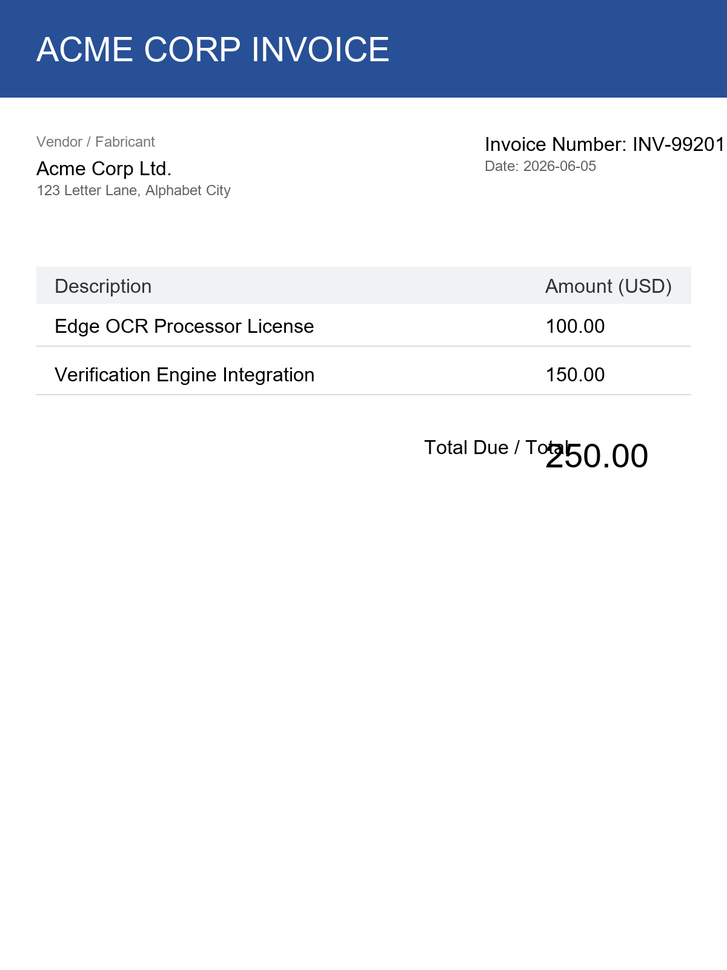
#> input picture invoice_test.png, 727 x 970 px, shrunk from 1200 x 1600 before the run
$ python -i seal_stage.py   (imports and definitions only)
#> lines starting #> are read from the running program, lines starting #| are printed output that depends on the picture; after the words box and inside, x2 and y2 are one past the last pixel; in counts of white or black regions, pixels touching at a corner belong together
"""Stamp/seal extraction stage (F12, P4.3, Documentation/10 §3).

Classical chroma-outlier detector: stamps are red/blue/violet INK on
otherwise low-saturation documents. HSV gates isolate saturated colored
pixels far from the page's dominant hue; morphological close bridges the
ring gaps; contours above a size floor become seal candidates with masks.

Layout-model `seal` boxes union in when available (flag-future); this tier
is model-free and honest: a black-and-white page yields NOTHING.

Emits geometry + mask only (crop PNGs are the caller's concern — the stage
never touches disk).
"""

from __future__ import annotations

from dataclasses import dataclass

import cv2
import numpy as np

# Saturation floor: page paper/print sits < ~40; stamp ink well above.
MIN_SATURATION = 70
# Value floor: exclude near-black print (black text is saturation-low anyway,
# but JPEG noise makes dark pixels hue-unstable).
MIN_VALUE = 60
# A seal must cover at least this fraction of the page area…
MIN_AREA_FRAC = 0.0004
# …and at most this (a fully-tinted page is a colored FORM, not a stamp).
MAX_AREA_FRAC = 0.25
# Hue windows (OpenCV H∈[0,180)): red wraps; blue/violet contiguous.
RED_LO_1, RED_HI_1 = 0, 12
RED_LO_2, RED_HI_2 = 168, 180
BLUE_LO, BLUE_HI = 90, 150


@dataclass
class SealCandidate:
    box: tuple[float, float, float, float]     # normalized [x, y, w, h]
    dominant_hue: str                           # 'red' | 'blue'
    ink_frac: float                             # colored fraction inside box
    mask: np.ndarray                            # uint8 0/255, box-local


def detect_seals(rgb: np.ndarray) -> list[SealCandidate]:
    """Detect stamp/seal candidates on an RGB uint8 page array."""
    h, w = rgb.shape[:2]
#> h = 970; w = 727
    if h < 32 or w < 32:
        return []
    hsv = cv2.cvtColor(rgb, cv2.COLOR_RGB2HSV)
#> hsv: shape (970, 727, 3); mean H, S, V 14.7, 18.2, 241.9
    hch, sch, vch = hsv[..., 0], hsv[..., 1], hsv[..., 2]
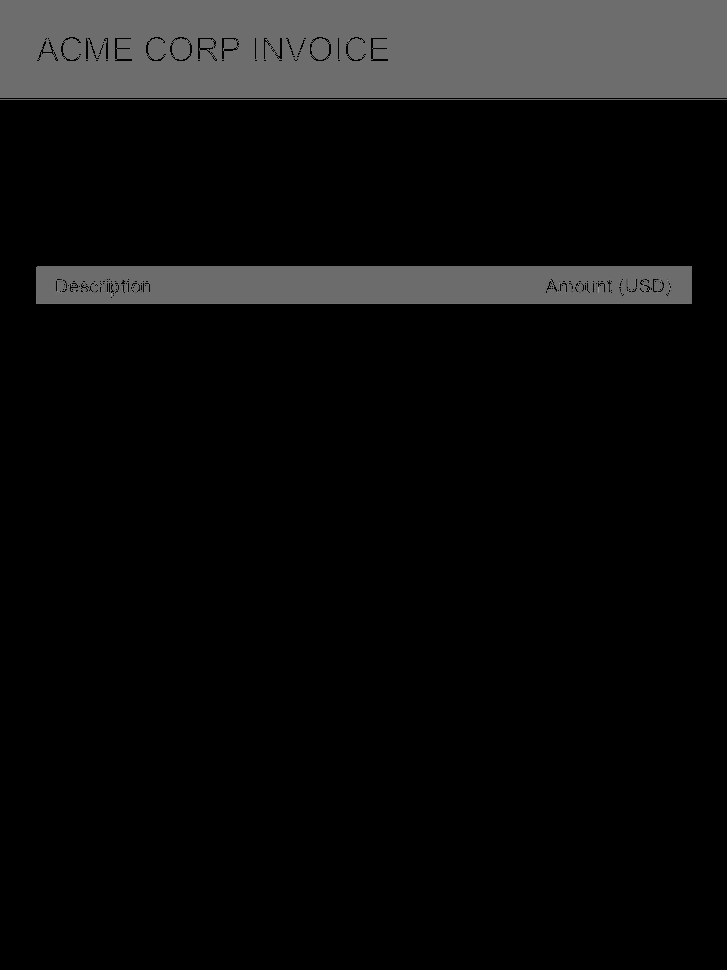
#> hch: shape (970, 727); min 0, max 150, mean 14.7
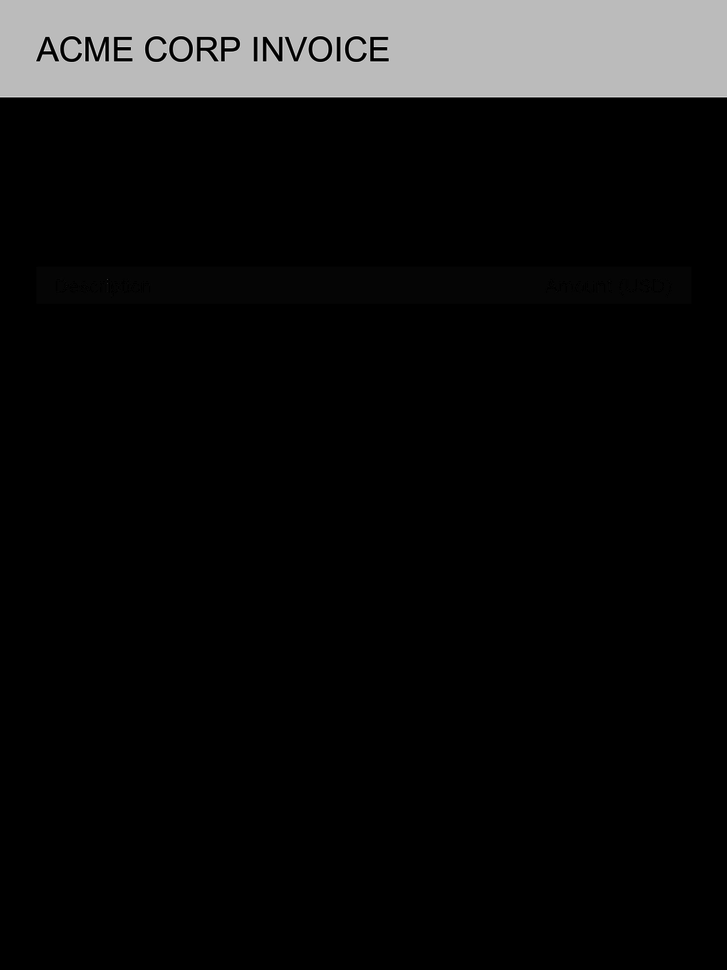
#> sch: shape (970, 727); min 0, max 236, mean 18.2
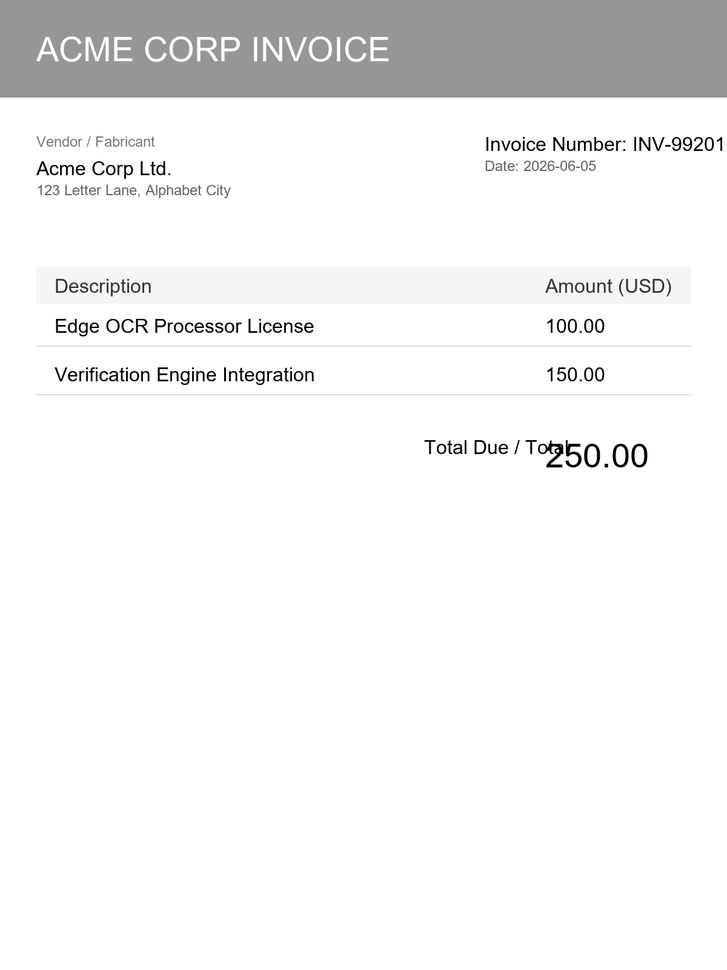
#> vch: shape (970, 727); min 0, max 255, mean 241.9

    saturated = (sch >= MIN_SATURATION) & (vch >= MIN_VALUE)
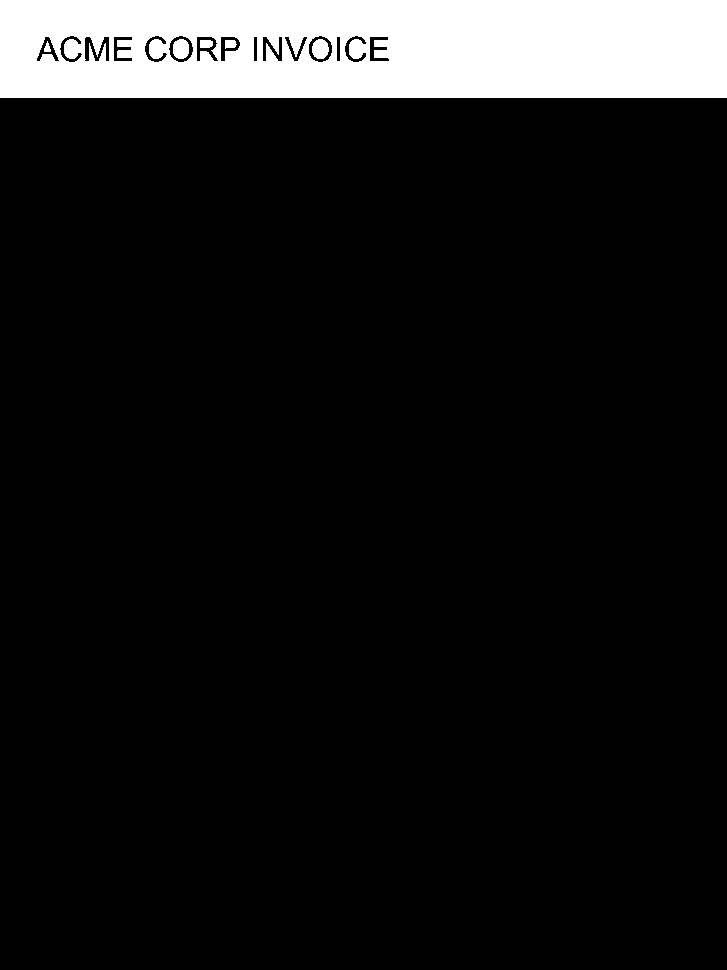
#> saturated: shape (970, 727) bool; 9.7% white; 6 white regions, box (x1, y1, x2, y2) and area: (0, 0, 727, 98) 67718, (312, 39, 329, 59) 271, (173, 39, 189, 59) 270, (200, 40, 213, 48) 98, (225, 40, 237, 49) 88, (44, 41, 51, 52) 48
    red = saturated & (((hch >= RED_LO_1) & (hch <= RED_HI_1)) |
                       ((hch >= RED_LO_2) & (hch < RED_HI_2)))
#> red: shape (970, 727) bool; every value is 0
    blue = saturated & (hch >= BLUE_LO) & (hch <= BLUE_HI)

    out: list[SealCandidate] = []
    for name, mask_bool in (("red", red), ("blue", blue)):
        mask = (mask_bool.astype(np.uint8)) * 255
        if int(mask.sum()) == 0:
            continue
        # Close ring gaps (stamp rings are thin; text inside is sparse).
        kernel = cv2.getStructuringElement(cv2.MORPH_ELLIPSE, (9, 9))
        closed = cv2.morphologyEx(mask, cv2.MORPH_CLOSE, kernel)
        contours, _ = cv2.findContours(closed, cv2.RETR_EXTERNAL, cv2.CHAIN_APPROX_SIMPLE)
        for contour in contours:
            x, y, cw, ch = cv2.boundingRect(contour)
            frac = (cw * ch) / (w * h)
            if frac < MIN_AREA_FRAC or frac > MAX_AREA_FRAC:
                continue
            local = mask[y:y + ch, x:x + cw]
            ink = float((local > 0).mean())
            if ink < 0.03:                       # bounding box mostly empty
                continue
            out.append(SealCandidate(
                box=(x / w, y / h, cw / w, ch / h),
                dominant_hue=name,
                ink_frac=round(ink, 4),
                mask=local,
            ))
#> this loop made 2 passes
#> name on pass 1: 'red'
#> (name, contours) on pass 2: ('blue', [[[0, 0], [0, 97], [726, 97], [726, 0]]])
#> pass 2, in detect_seals, `closed = cv2.morphologyEx(mask, cv2.MORPH_CLOSE, kernel)`:
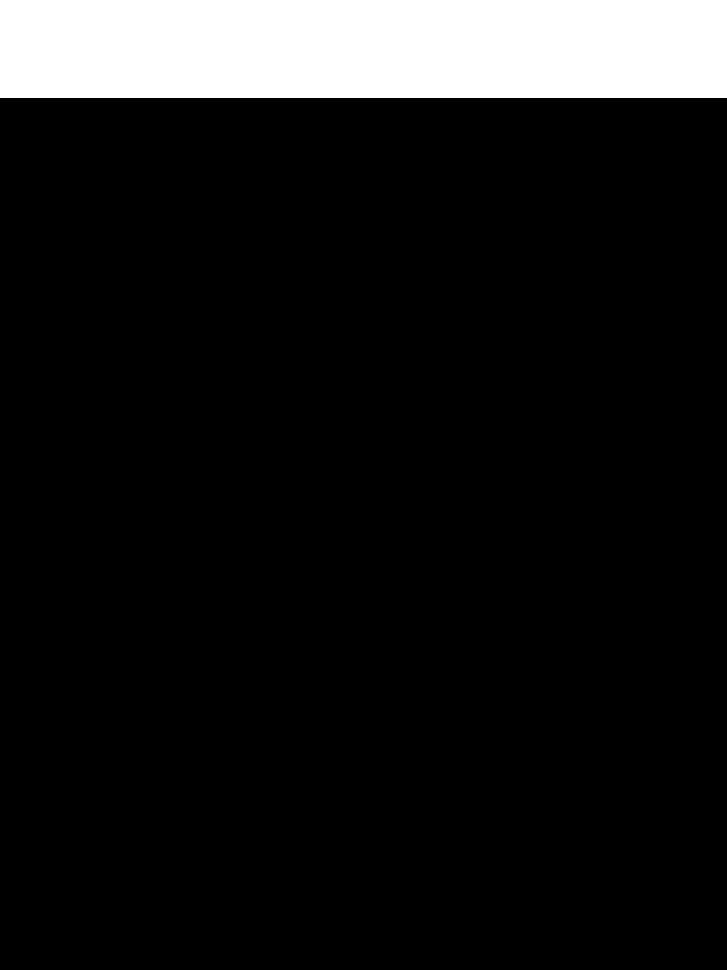
#> closed: shape (970, 727); 10.1% white; 1 white region, box (x1, y1, x2, y2) and area: (0, 0, 727, 98) 71246
#> after the loop, out = 1 item
    # Largest first; cap to avoid confetti pages flooding the bundle.
    out.sort(key=lambda s: s.box[2] * s.box[3], reverse=True)
    return out[:6]

>>> import cv2
>>> picture = cv2.cvtColor(cv2.imread('../../invoice_test.png'), cv2.COLOR_BGR2RGB)
>>> result = detect_seals(picture)
#> result = 1 item

$ run again, on passport_test.png
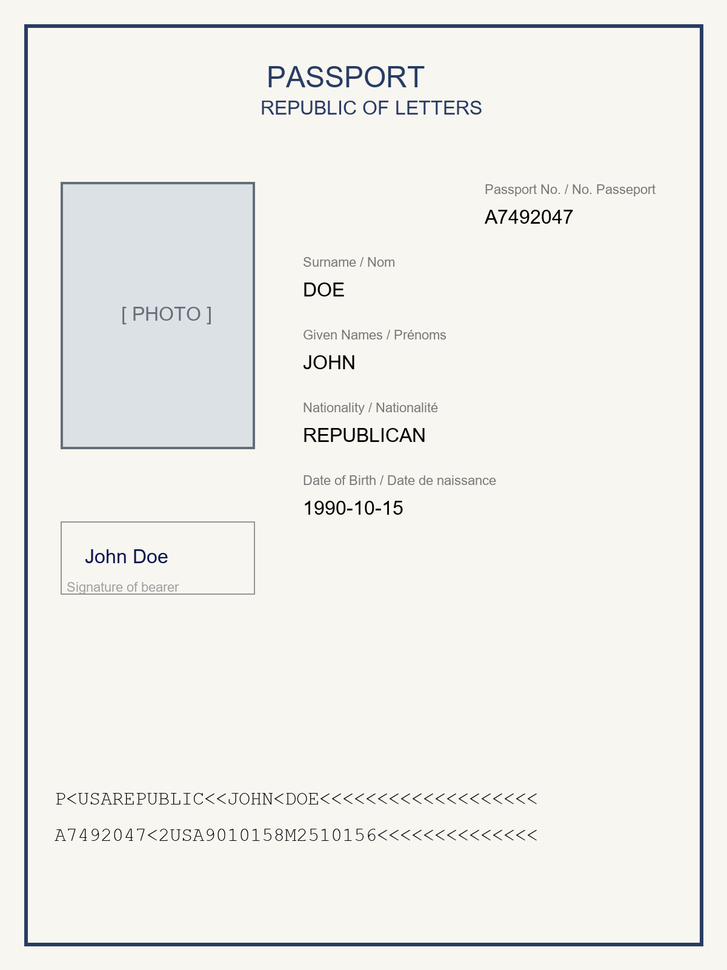
#> input picture passport_test.png, 727 x 970 px, shrunk from 1200 x 1600 before the run
#> hsv: shape (970, 727, 3); mean H, S, V 31.3, 10.9, 241.5
#> in detect_seals, `saturated = (sch >= MIN_SATURATION) & (vch >= MIN_VALUE)`:
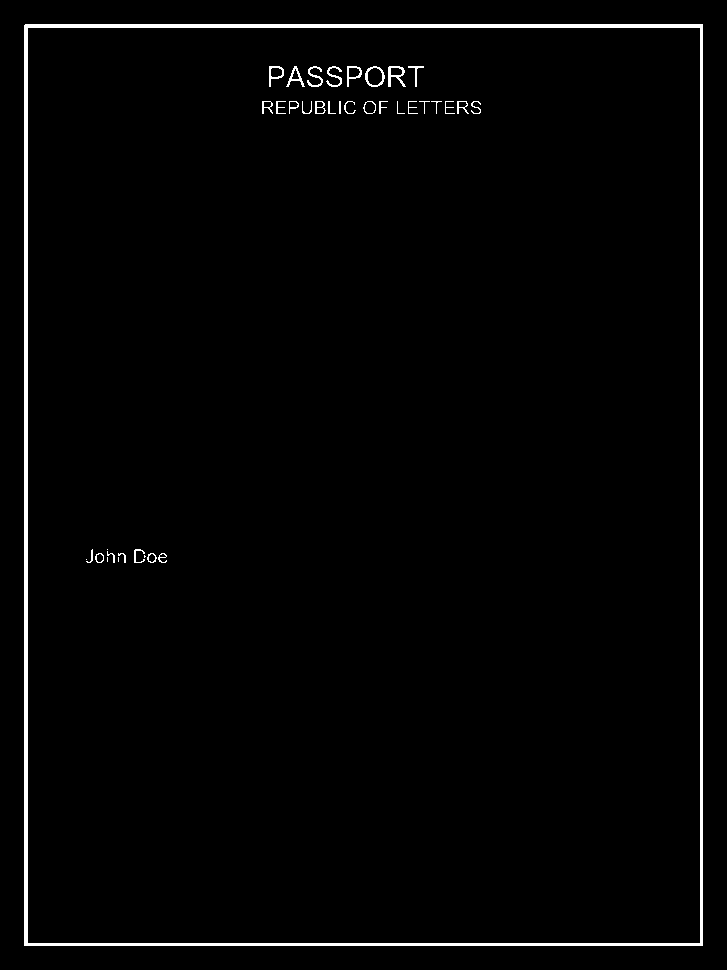
#> saturated: shape (970, 727) bool; 1.8% white; 38 white regions (5 under 20 px), largest, box (x1, y1, x2, y2) and area: (24, 24, 703, 946) 11157, (388, 66, 406, 87) 157, (365, 66, 385, 87) 133
#> red: shape (970, 727) bool; every value is 0
#> the loop in detect_seals, `for name, mask_bool in (("red", red), ("blue", blue)):` made 2 passes
#> name on passes 1 to 2: 'red', 'blue'
#> pass 2, in detect_seals, `closed = cv2.morphologyEx(mask, cv2.MORPH_CLOSE, kernel)`:
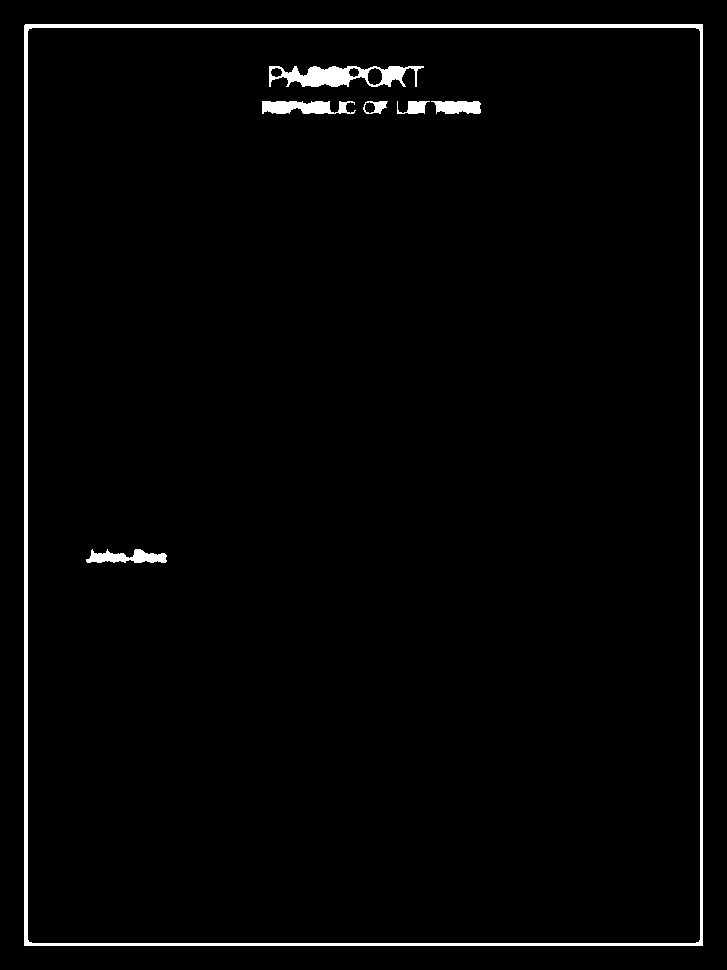
#> closed: shape (970, 727); 2.2% white; 7 white regions, largest, box (x1, y1, x2, y2) and area: (24, 24, 703, 946) 11181, (269, 66, 424, 87) 1837, (262, 101, 356, 114) 895
#> after the loop in detect_seals, `for name, mask_bool in (("red", red), ("blue", blue)):`: out = []
